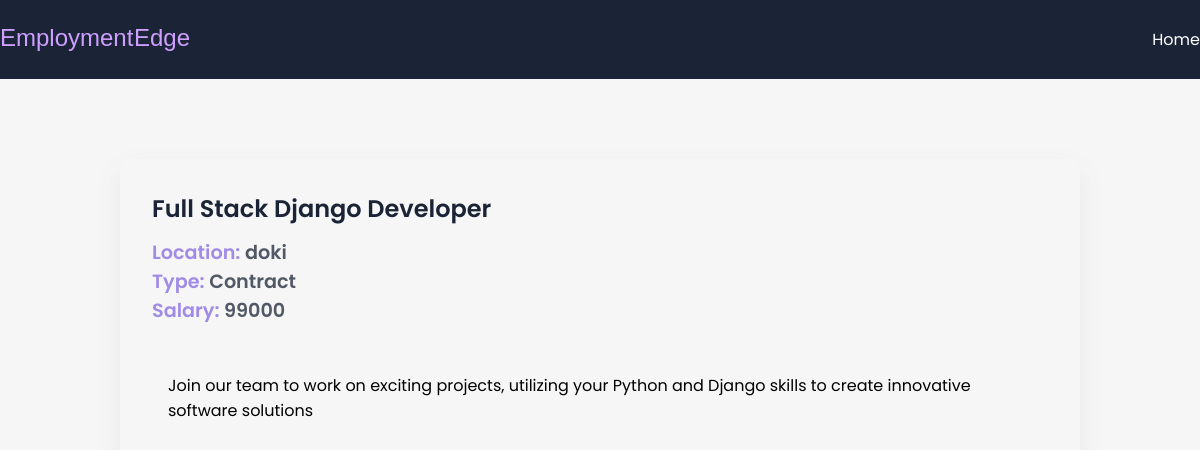
The page /job/13 on the database its author committed.
### app/models.py (models this page shows, shortened)
class JobPost(models.Model):
    JOB_TYPE_CHOICES=[
        ('Full Time','Full Time'),
        ('Part Time','Part Time'),
        ('Contract','Contract'),
        ('Internship','Internship'),
        ('Freelance','Freelance'),
    ]
    title=models.CharField(max_length=50)
    description=models.TextField()
    date=models.DateTimeField(auto_now_add=True)
    expiry=models.DateField(null=True)
    salary=models.IntegerField()
    slug =models.SlugField(null=True,max_length=40,unique=True)
    location=models.OneToOneField(location,on_delete=models.CASCADE, null=True)
    author=models.ForeignKey(author,null=True,on_delete=models.CASCADE)
    skills=models.ManyToManyField(skills,)
    job_type=models.CharField(max_length=200,null=False,choices=JOB_TYPE_CHOICES)

class location(models.Model):
    street = models.CharField(max_length=100)
    city = models.CharField(max_length=100)
    state=models.CharField(max_length=100)
    country=models.CharField(max_length=100)
    zip=models.CharField(max_length=100)

### app/views.py (the view)
# urls.py: path("job/<int:id>",jobdetail,name='jobdetail'), #  would work
def jobdetail(request,id):
    if id==0:
        return redirect(reverse('alljobs'))
    data=JobPost.objects.get(id=id)
    context={'data':data}
    return render(request,'app/jobdetail.html',context=context)

### app/templates/app/jobdetail.html (shortened to what this page needs)
{% extends 'base.html' %}
{% block content %}
<section>
  <div class="container">
    <div class="view-post">
      <h1 class="jobtitle">
         {{ data.title }}
      </h1>
      <p class="location it">Location: <span> {{data.location.city}}</span></p>
      <p class="status it">Type: <span> {{data.job_type}}</span></p>
      <p class="budget it">Salary: <span> {{data.salary}}</span></p>
      <div class="desc">
        <p class="details">
           {{data.description}}
        </p>
      </div>
    </div>
  </div>
</section>
{% endblock content %}

### app/static/app/style.css (style rules this page uses)
* { margin: 0; padding: 0; box-sizing: border-box; font-family: "Poppins", sans-serif; }
:root { --purple: #7e53c1; --lpurple: #a08be5; --card: #fdfdfd; --shadow: #64646f17 0px 12px 29px 0px; --nav: #1b2436; }
body { background: #f5f6f5; }
.container { max-width: 1200px; margin: auto; }
.view-post { width: 80%; border-radius: 10px; box-shadow: var(--shadow); margin: 5em auto; padding: 2em; }
.desc { max-height: 300px; overflow-y: scroll; margin: 2em 0; padding: 1em; }
.jobtitle { font-size: 1.5rem; color: var(--nav); font-weight: 600; margin-bottom: 0.5em; }
.it { font-size: 1.2rem; font-weight: 600; color: var(--lpurple); }
.it span { color: #1b2436c0; }

### rows shown on the page
JobPost: title "Full Stack Django Developer", location.city "doki", job_type "Contract", salary "99000", description "Join our team to work on exciting projects, utilizing your Python and Django skills to create innovative software solutions"
